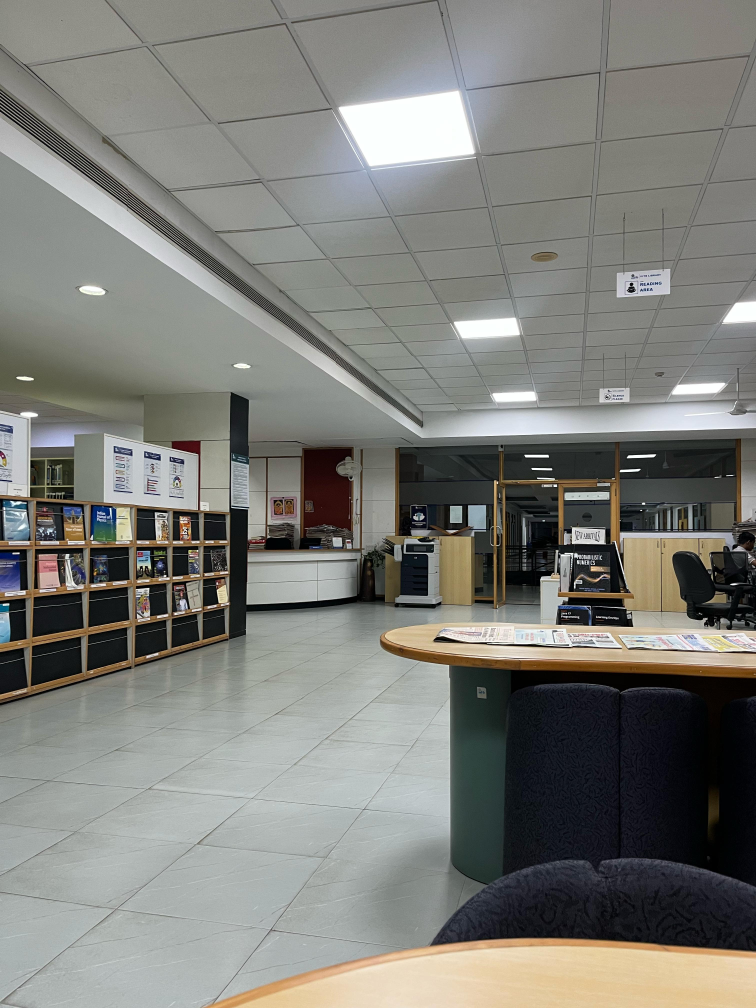
#> input picture Imgs/center.jpg, 3024 x 4032 px, found by its file name (shown at 1/4 size)
$ python Assign_2.py
#> lines starting #> are read from the running program, lines starting #| are printed output that depends on the picture; after the words box and inside, x2 and y2 are one past the last pixel; in counts of white or black regions, pixels touching at a corner belong together
# -*- coding: utf-8 -*-
"""
Created on Sun Feb 16 16:17:32 2025

@author: MT2024045
"""

import cv2 as cv
import numpy as np

center = cv.imread('C:/Users/Dileep/OneDrive/Desktop/OpenCV/Imgs/center.jpg')
#> center is the input picture: shape (4032, 3024, 3); mean B, G, R 121.1, 126.3, 126.1
left = cv.imread('C:/Users/Dileep/OneDrive/Desktop/OpenCV/Imgs/left.jpg')
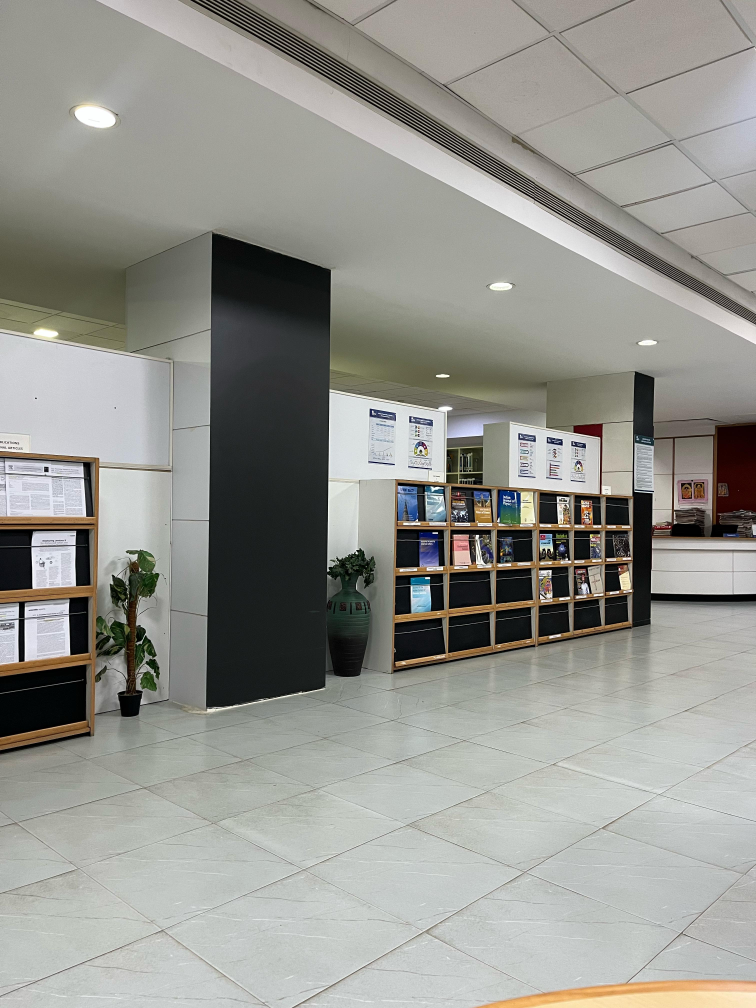
#> input picture Imgs/left.jpg, 3024 x 4032 px, found by its file name (shown at 1/4 size)
#> left is the input picture: shape (4032, 3024, 3); mean B, G, R 142.5, 148.5, 148.4
right = cv.imread('C:/Users/Dileep/OneDrive/Desktop/OpenCV/Imgs/right.jpg')
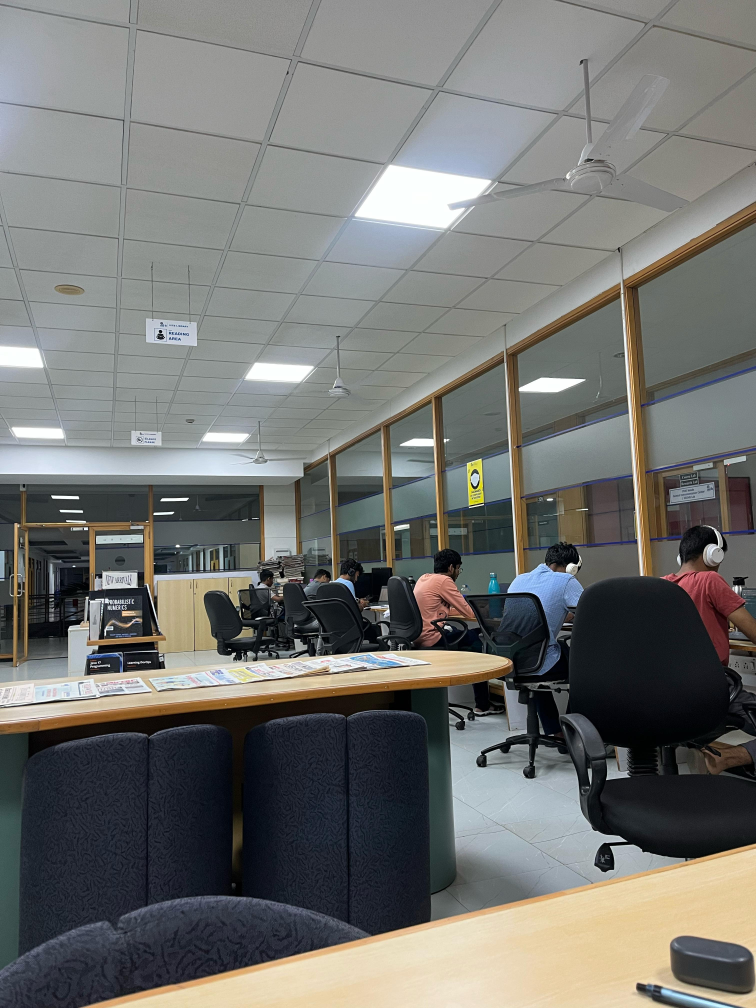
#> input picture Imgs/right.jpg, 3024 x 4032 px, found by its file name (shown at 1/4 size)
#> right is the input picture: shape (4032, 3024, 3); mean B, G, R 112.4, 115.3, 114.8
center=cv.add(center,20)
left=cv.add(left,-5)
center=cv.resize(center, (500, 500), interpolation=cv.INTER_AREA)
#> center: shape (500, 500, 3)
left=cv.resize(left, (500, 500), interpolation=cv.INTER_AREA)
#> left: shape (500, 500, 3)
right=cv.resize(right, (500, 500), interpolation=cv.INTER_AREA)
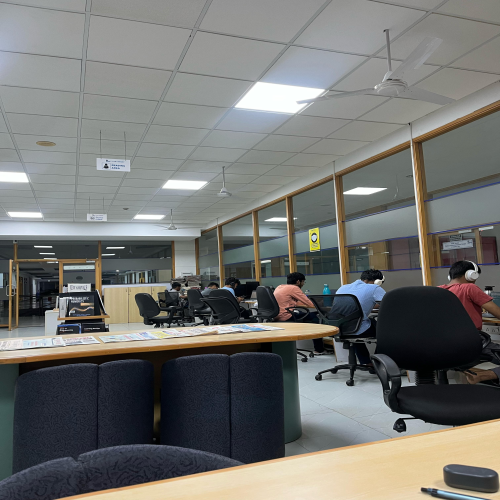
#> right: shape (500, 500, 3); mean B, G, R 112.4, 115.3, 114.8
cv.imshow("left", left)
cv.imshow('center',center)
cv.imshow('right',right)

def stitch_images(img1, img2):

    sift = cv.SIFT_create()
    keypoints1, descriptors1 = sift.detectAndCompute(img1, None)
#> keypoints1 = 619 keypoints; strongest (x, y, size): (147, 295, 5.8), (417, 143, 2.8), (398, 268, 2.4), (416, 309, 2.8)
    keypoints2, descriptors2 = sift.detectAndCompute(img2, None)
#> keypoints2 = 512 keypoints; strongest (x, y, size): (414, 288, 6.1), (14, 325, 3.2), (278, 297, 9.4), (362, 250, 9.2)
    center_kp = cv.drawKeypoints(img1, keypoints1, None, flags=cv.DRAW_MATCHES_FLAGS_DRAW_RICH_KEYPOINTS)
    left_kp = cv.drawKeypoints(img2, keypoints2, None, flags=cv.DRAW_MATCHES_FLAGS_DRAW_RICH_KEYPOINTS)
    cv.imshow("Key Points Image 1", center_kp)
    cv.imshow("Key Points Image 2", left_kp)
    cv.imwrite('C:/Users/Dileep/OneDrive/Desktop/OpenCV/Imgs/keypoints1.jpg', center_kp)
    cv.imwrite('C:/Users/Dileep/OneDrive/Desktop/OpenCV/Imgs/keypoints2.jpg', left_kp)

    FLANN_INDEX_KDTREE = 1
    index_params = dict(algorithm=FLANN_INDEX_KDTREE, trees=5)
    search_params = dict(checks=50)
    flann = cv.FlannBasedMatcher(index_params, search_params)
    matches = flann.knnMatch(descriptors1, descriptors2, k=2)
#> matches = 619 matches
    good_matches = [m for m, n in matches if m.distance < 0.75 * n.distance]
#> good_matches = 194 matches
    print(f"Number of good matches: {len(good_matches)}")
#| Number of good matches: 194
    matches_img = cv.drawMatches(img1, keypoints1, img2, keypoints2, good_matches, None,
                                 flags=cv.DrawMatchesFlags_NOT_DRAW_SINGLE_POINTS)
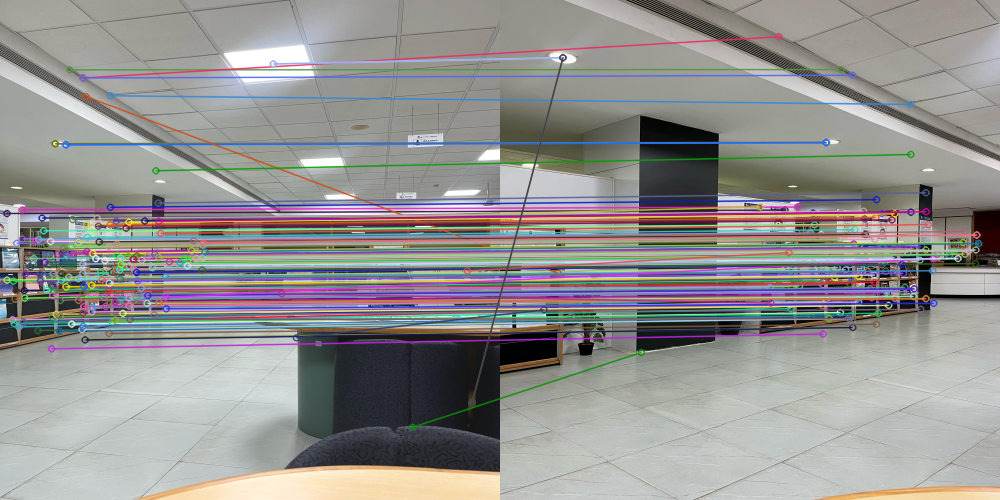
#> matches_img: shape (500, 1000, 3); mean B, G, R 144.8, 146.2, 147.5
    cv.imshow("Matches", matches_img)
    cv.imwrite('C:/Users/Dileep/OneDrive/Desktop/OpenCV/Imgs/matches.jpg', matches_img)

    src_pts = np.float32([keypoints1[m.queryIdx].pt for m in good_matches]).reshape(-1, 1, 2)
#> src_pts = 194 rows, first 8: [6.52, 213], [6.61, 279.6], [12.08, 319.4], [12.08, 319.4], [13.09, 280.5], [13.79, 323.2], [14.54, 298.4], [15.66, 290.3]
    dst_pts = np.float32([keypoints2[m.trainIdx].pt for m in good_matches]).reshape(-1, 1, 2)
#> dst_pts = 194 rows, first 8: [284.4, 209.6], [284.9, 268.4], [289.6, 304.3], [289.6, 304.3], [290.1, 270.5], [290.3, 308.2], [290.8, 286], [291.8, 278.8]
    H, mask = cv.findHomography(src_pts, dst_pts, cv.RANSAC, 5.0)
#> H = [[0.527, 0.0109, 279.5], [-0.233, 0.906, 18.19], [-0.000951, 3.93e-05, 1]]; mask = 194 values, max 1 at index 0, min 0 at index 9, mean 0.866

    height, width, channels = img2.shape
#> height = 500; width = 500; channels = 3
    warped_img1 = cv.warpPerspective(img1, H, (width + img1.shape[1], height))
    warped_img1[0:img2.shape[0], 0:img2.shape[1]] = img2

    average_column = ((warped_img1[:, 500] / 2.0 + warped_img1[:, 501] / 2.0)).astype(np.uint8)
#> average_column = 500 rows, first 8: [155, 160, 159], [157, 159, 159], [157, 159, 159], [156, 158, 158], [156, 158, 158], [156, 158, 158], [158, 160, 160], [159, 161, 161]
    warped_img1[:, 500] = average_column
#> warped_img1: shape (500, 1000, 3); mean B, G, R 128.5, 133.3, 133.1
    warped_img1[:, 501] = average_column
#> warped_img1: shape (500, 1000, 3); mean B, G, R 128.5, 133.3, 133.1
    blend_width = 5
    for i in range(blend_width):
        alpha = i / blend_width
        warped_img1[:, width - blend_width + i] = (
            warped_img1[:, width - blend_width + i] * (1 - alpha) + warped_img1[:, width + i] * alpha
        ).astype(np.uint8)
#> warped_img1: shape (500, 1000, 3); mean B, G, R 128.5, 133.3, 133.1

    return warped_img1


stitched_12 = stitch_images(center,left)
stitched_123 = stitch_images(right,stitched_12)
#> in stitch_images (call 2), `keypoints1, descriptors1 = sift.detectAndCompute(img1, None)`: keypoints1 = 681 keypoints; strongest (x, y, size): (377, 281, 2.7), (487, 292, 2.3), (400, 426, 8.3), (424, 490, 3.9)
#> in stitch_images (call 2), `keypoints2, descriptors2 = sift.detectAndCompute(img2, None)`: keypoints2 = 1120 keypoints; strongest (x, y, size): (414, 288, 6.1), (14, 325, 3.2), (278, 297, 9.4), (362, 250, 9.2)
#> in stitch_images (call 2), `left_kp = cv.drawKeypoints(img2, keypoints2, None, flags=cv.DRAW_MATCH..`:
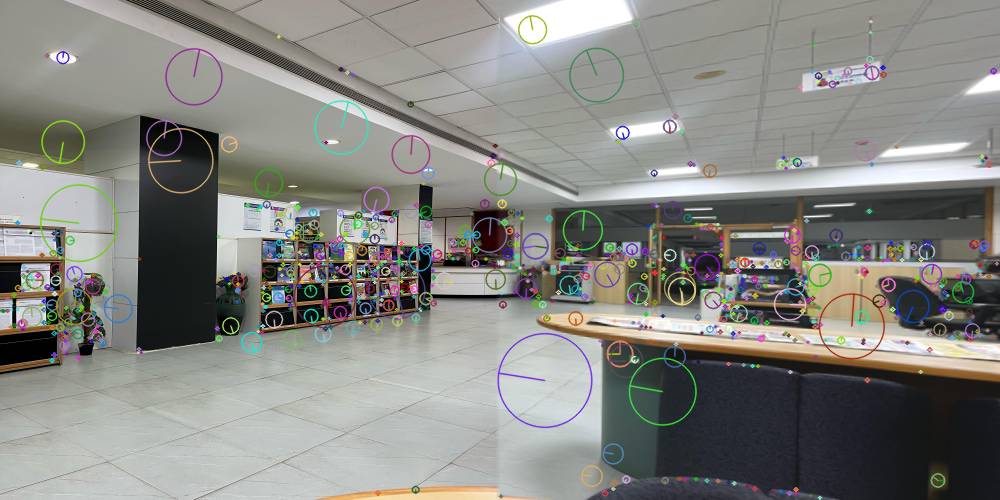
#> left_kp: shape (500, 1000, 3); mean B, G, R 129.5, 134.1, 133.7
#> in stitch_images (call 2), `matches = flann.knnMatch(descriptors1, descriptors2, k=2)`: matches = 681 matches
#> in stitch_images (call 2), `good_matches = [m for m, n in matches if m.distance < 0.75 * n.distance]`: good_matches = 75 matches
#| Number of good matches: 75
#> in stitch_images (call 2), `matches_img = cv.drawMatches(img1, keypoints1, img2, keypoints2, good_..`:
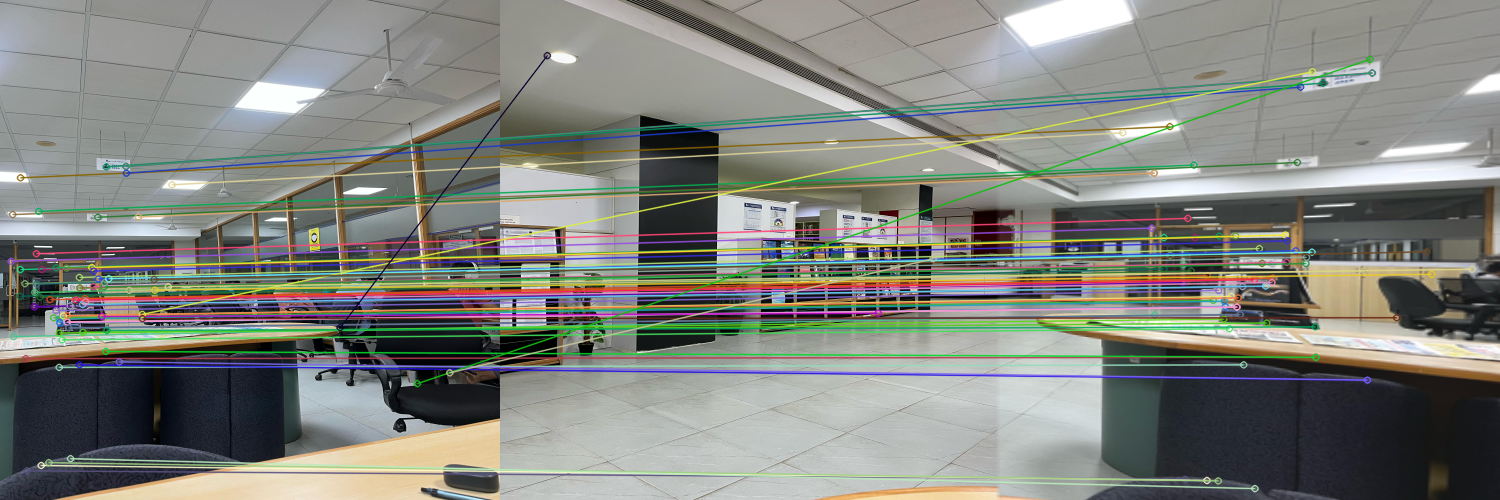
#> matches_img: shape (500, 1500, 3); mean B, G, R 125.1, 131.3, 129.2
#> in stitch_images (call 2), `src_pts = np.float32([keypoints1[m.queryIdx].pt for m in good_matches]..`: src_pts = 75 rows, first 8: [10.64, 260.8], [12.16, 214.1], [13.1, 336.1], [19.64, 295.8], [19.85, 269.1], [20.04, 177.3], [24.44, 283.2], [25.26, 358.1]
#> in stitch_images (call 2), `dst_pts = np.float32([keypoints2[m.trainIdx].pt for m in good_matches]..`: dst_pts = 75 rows, first 8: [651.2, 227.6], [653.7, 172.7], [654.4, 314.5], [663.3, 268.5], [663.5, 237.1], [669.4, 126.1], [669.7, 254.8], [815.4, 356.8]
#> in stitch_images (call 2), `H, mask = cv.findHomography(src_pts, dst_pts, cv.RANSAC, 5.0)`: H = [[-0.227, 0.128, 635.1], [-0.581, 1.21, -76.42], [-0.00247, 0.000193, 1]]; mask = 75 values, max 1 at index 0, min 0 at index 5, mean 0.667
#> in stitch_images (call 2), `warped_img1[0:img2.shape[0], 0:img2.shape[1]] = img2`:
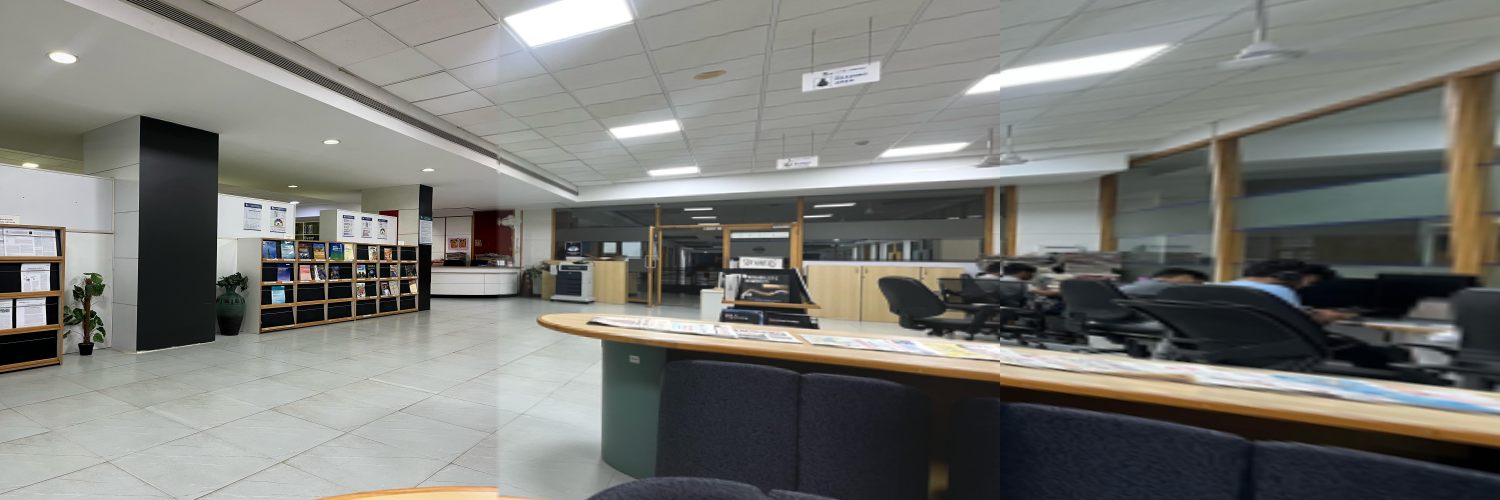
#> warped_img1: shape (500, 1500, 3); mean B, G, R 116.6, 121, 120.3
#> after the loop in stitch_images (call 2), `for i in range(blend_width):`: warped_img1: shape (500, 1500, 3); 0.27% of pixels changed, all inside (x1, y1, x2, y2) = (996, 0, 1000, 500)

cv.imshow("Stitches 1", stitched_12)
cv.imshow("Stitched 2", stitched_123)
cv.imwrite('C:/Users/Dileep/OneDrive/Desktop/OpenCV/Imgs/pano.jpg', stitched_123)

cv.waitKey(0)
cv.destroyAllWindows()
